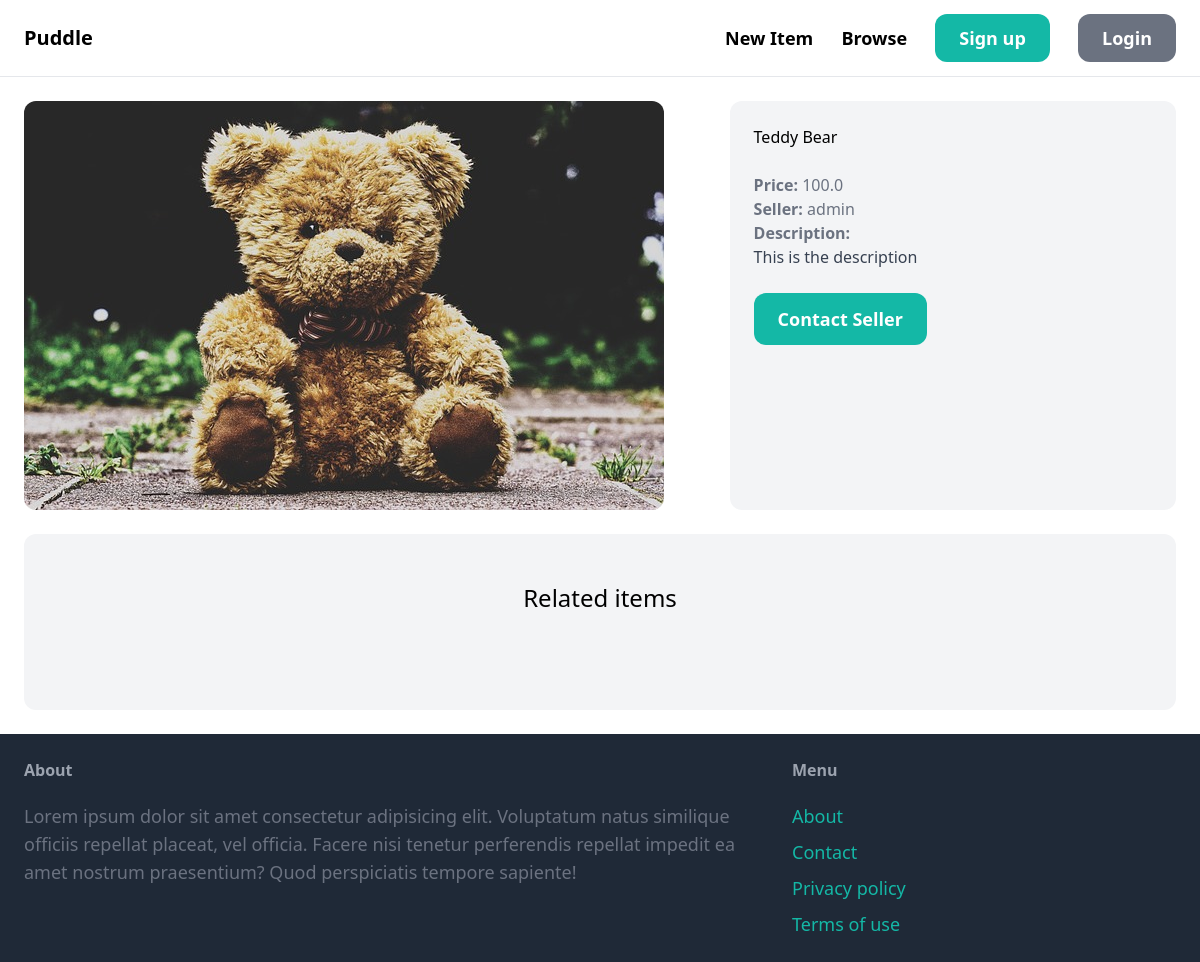
/items1/, run on an earlier commit of the app's database.
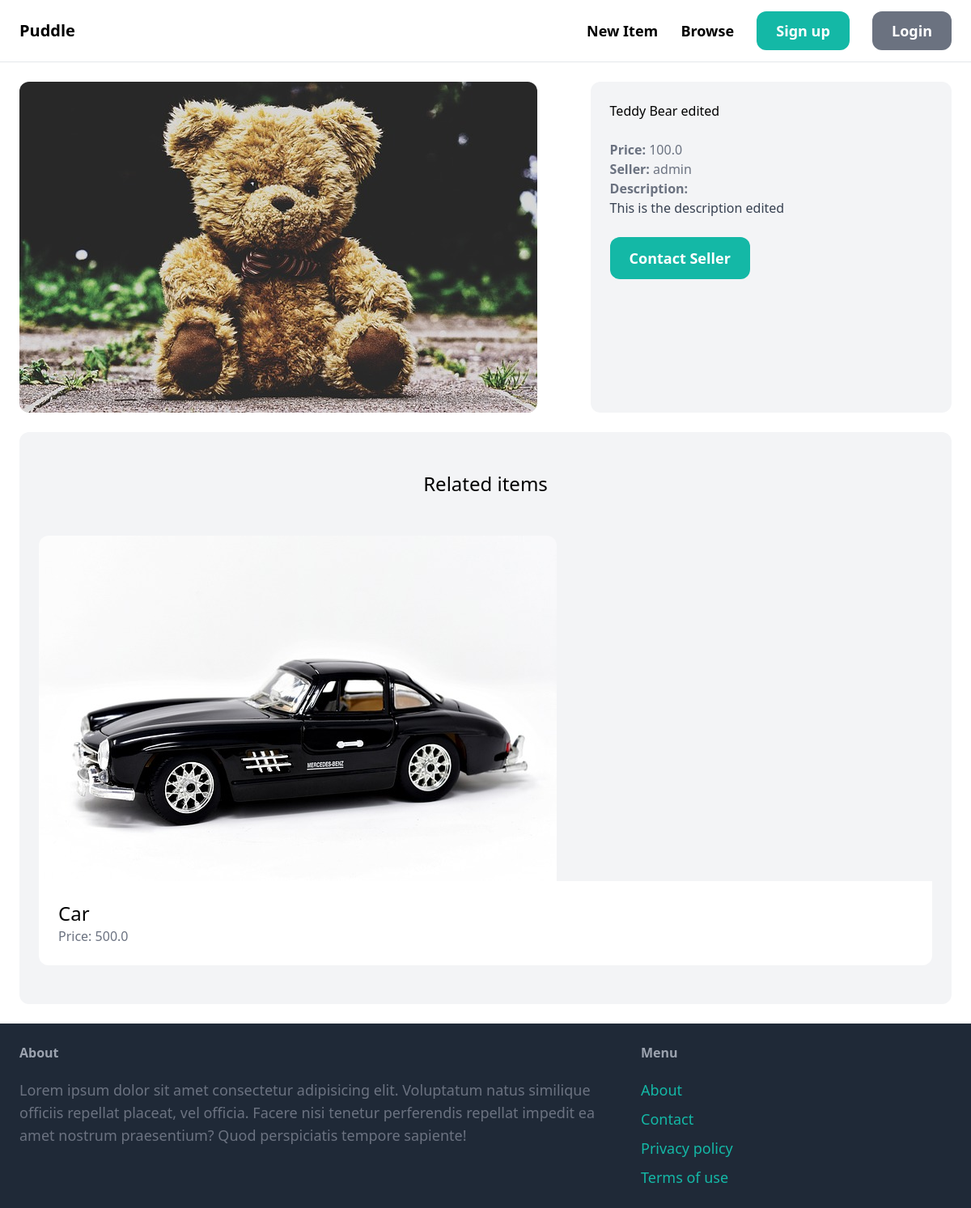
And on a later commit of the database.
### item/models.py (models this page shows, shortened)
class Item(models.Model):
    category = models.ForeignKey(Category, related_name='items', on_delete=models.CASCADE)
    name = models.CharField(max_length=255)
    description = models.TextField(blank=True, null=True)
    price = models.FloatField()
    image = models.ImageField(upload_to='item_images', blank=True, null=True)
    is_sold = models.BooleanField(default=False)
    created_by = models.ForeignKey(User, related_name='items', on_delete=models.CASCADE)
    created_at = models.DateTimeField(auto_now_add=True)

### item/views.py (the view)
# urls.py: path('<int:pk>/', views.detail, name='detail'),
def detail(request, pk):
    item = get_object_or_404(Item, pk=pk)
    related_items = Item.objects.filter(category=item.category, is_sold=False).exclude(pk=pk)[0:3]
    return render(request, 'item/detail.html', {
        'item': item,
        'related_items': related_items
    })

### item/templates/item/detail.html (shortened to what this page needs)
{% extends 'core/base.html' %}
{% block content %}
    <div class="grid grid-cols-5 gap-6">
        <div class="col-span-3">
            <img src="{{ item.image.url }}" alt="" class="rounded-xl">
        </div>
        <div class="col-span-2 p-6 bg-gray-100 rounded-xl">
            <h1 class="mb-6 text-3-xl ">{{ item.name }}</h1>
            <p class="text-gray-500"><strong>Price: </strong> {{ item.price }}</p>
            <p class="text-gray-500"><strong>Seller: </strong> {{ item.created_by.username }}</p>
            {% if item.description %}
            <p class="text-gray-700">
                <strong class="text-gray-500">Description:</strong><br>
                {{ item.description }}
            </p>
            {% endif %}
            {% if request.user == item.created_by %}
                <div class="mt-6 p-6 bg-white rounded-xl">
                    <p>This is your Item!</p>
                    <a href="{% url 'item:edit' item.id %}" class="inline-block mt-6 px-6 py-3 text-lg font-semibold bg-teal-500 text-white rounded-xl ">Edit</a>
                    <a href="{% url 'item:delete' item.id %}" class="inline-block mt-6 px-6 py-3 text-lg font-semibold bg-red-500 text-white rounded-xl ">Delete</a>
                </div>
            {% else %}
                <a href="{% url 'conversation:new' item.id %}" class="inline-block mt-6 px-6 py-3 text-lg font-semibold bg-teal-500 text-white rounded-xl hover:bg-teal-700">Contact Seller</a>
            {% endif %}
        </div>
    </div>
    <div class="mt-6 px-6 py-12 bg-gray-100 rounded-xl">
        <h2 class="mb-12 text-2xl text-center">Related items</h2>
        <div class="grid gird-cols-3 gap-3">
            {% for item in related_items %}
                <div>
                    <a href="{% url 'item:detail' item.id %}">
                        <div>
                            <img src="{{ item.image.url }}" alt="" class="rounded-t-xl">
                        </div>
                        <div class="p-6 bg-white rounded-b-xl">
                            <h2 class="text-2xl">{{ item.name }}</h2>
                            <p class="text-gray-500">Price: {{ item.price }}</p>
                        </div>
                    </a>
                </div>
            {% endfor %}
        </div>
    </div>
{% endblock %}

What changed in the data, as far as the page shows it:
changed Item "admin": name "Teddy Bear" → "Teddy Bear edited"; description "This is the description" → "This is the description edited"
added Item: image (picture), name "Car", price "500.0"
